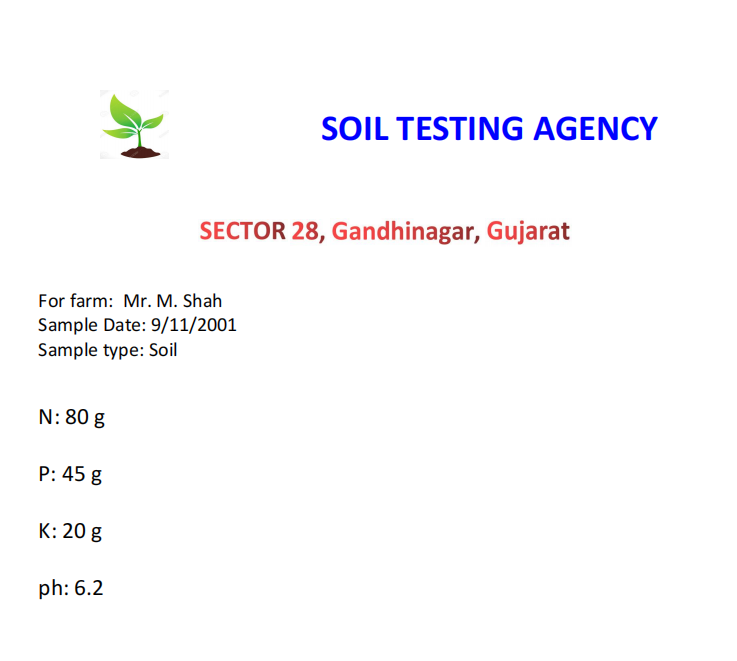
#> input picture BACKEND-SERVER/Test.png, 737 x 661 px
$ python pdfscan.py
#> lines starting #> are read from the running program, lines starting #| are printed output that depends on the picture; after the words box and inside, x2 and y2 are one past the last pixel; in counts of white or black regions, pixels touching at a corner belong together
import cv2
from PIL import Image
import re
# [55 lines left out: functions mark_region, word_extracter, not called in this run]
import pytesseract
import cv2
pytesseract.pytesseract.tesseract_cmd = r'C:\Program Files\Tesseract-OCR\tesseract.exe'
img = cv2.imread('Test.png')
#> img is the input picture: shape (661, 737, 3); mean B, G, R 251.8, 250.3, 250.9
# get grayscale image
gray = cv2.cvtColor(img, cv2.COLOR_BGR2GRAY)
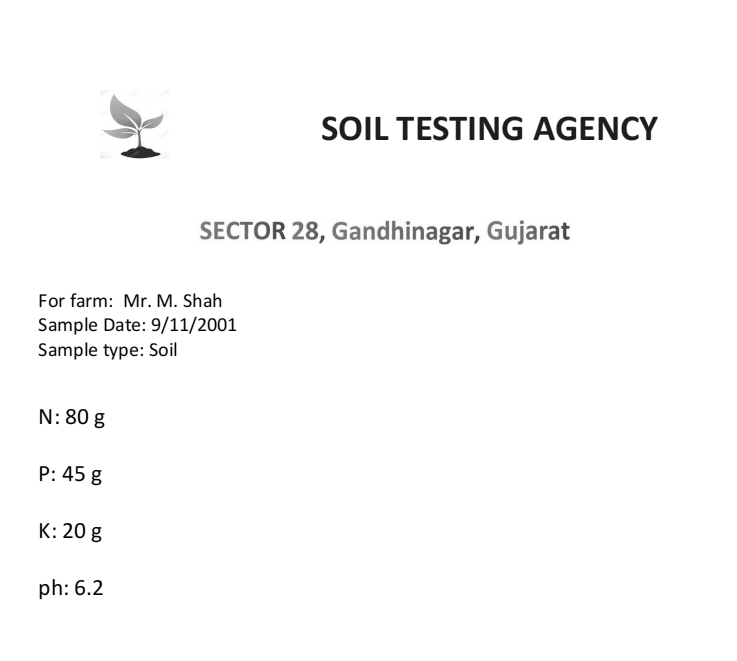
#> gray: shape (661, 737); min 0, max 255, mean 250.6
#noise removal
noise=cv2.medianBlur(gray,3)
# thresholding# converting it to binary image by Thresholding
# this step is require if you have colored image because if you skip this part
# then tesseract won’t able to detect text correctly and this will give incorrect #result
thresh = cv2.threshold(noise, 0, 255, cv2.THRESH_BINARY | cv2.THRESH_OTSU)[1]
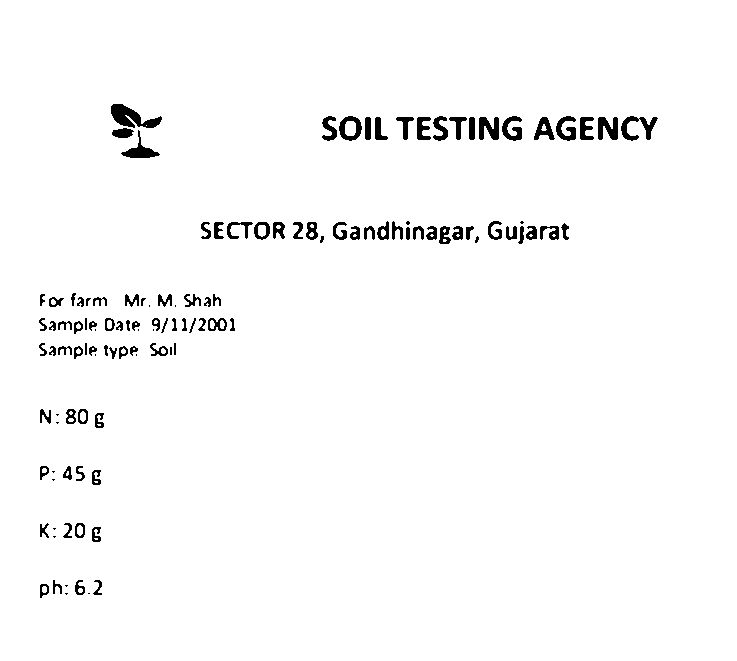
#> thresh: shape (661, 737); 97.7% white; 122 black regions (20 under 20 px), largest, box (x1, y1, x2, y2) and area: (111, 104, 162, 128) 615, (621, 116, 658, 141) 382, (121, 130, 160, 158) 340
#Configuration
config = ('-l eng — oem 3 — psm 3')
# pytessercat
#> (the run stopped early here; a loop or call above may not have finished)
